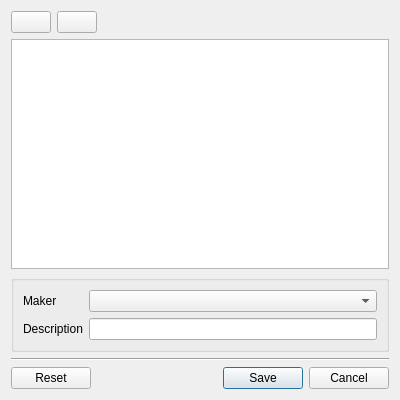
<ui version="4.0" >
 <class>ShoeModelView</class>
 <widget class="QDialog" name="ShoeModelView" >
  <property name="windowModality" >
   <enum>Qt::ApplicationModal</enum>
  </property>
  <property name="geometry" >
   <rect>
    <x>0</x>
    <y>0</y>
    <width>400</width>
    <height>400</height>
   </rect>
  </property>
  <property name="windowTitle" >
   <string>Edit "Shoe model"</string>
  </property>
  <layout class="QVBoxLayout" name="verticalLayout" >
   <item>
    <layout class="QHBoxLayout" name="horizontalLayout_2" >
     <item>
      <widget class="QPushButton" name="addPushButton" >
       <property name="icon" >
        <iconset>
         <normaloff>:table_add</normaloff>:table_add</iconset>
       </property>
      </widget>
     </item>
     <item>
      <widget class="QPushButton" name="removePushButton" >
       <property name="text" >
        <string/>
       </property>
       <property name="icon" >
        <iconset>
         <normaloff>:table_delete</normaloff>:table_delete</iconset>
       </property>
      </widget>
     </item>
     <item>
      <spacer name="horizontalSpacer" >
       <property name="orientation" >
        <enum>Qt::Horizontal</enum>
       </property>
       <property name="sizeHint" stdset="0" >
        <size>
         <width>40</width>
         <height>20</height>
        </size>
       </property>
      </spacer>
     </item>
    </layout>
   </item>
   <item>
    <widget class="QTableView" name="tableView" >
     <property name="editTriggers" >
      <set>QAbstractItemView::NoEditTriggers</set>
     </property>
     <property name="selectionMode" >
      <enum>QAbstractItemView::SingleSelection</enum>
     </property>
     <property name="selectionBehavior" >
      <enum>QAbstractItemView::SelectRows</enum>
     </property>
     <property name="cornerButtonEnabled" >
      <bool>false</bool>
     </property>
    </widget>
   </item>
   <item>
    <widget class="QGroupBox" name="groupBox" >
     <property name="title" >
      <string/>
     </property>
     <layout class="QGridLayout" name="gridLayout" >
      <item row="1" column="0" >
       <widget class="QLabel" name="descriptionLabel" >
        <property name="text" >
         <string>Description</string>
        </property>
        <property name="buddy" >
         <cstring>descriptionLineEdit</cstring>
        </property>
       </widget>
      </item>
      <item row="1" column="1" >
       <widget class="QLineEdit" name="descriptionLineEdit" />
      </item>
      <item row="0" column="0" >
       <widget class="QLabel" name="shoeMakerLabel" >
        <property name="text" >
         <string>Maker</string>
        </property>
        <property name="buddy" >
         <cstring>shoeMakerComboBox</cstring>
        </property>
       </widget>
      </item>
      <item row="0" column="1" >
       <widget class="QComboBox" name="shoeMakerComboBox" />
      </item>
     </layout>
    </widget>
   </item>
   <item>
    <widget class="Line" name="line" >
     <property name="orientation" >
      <enum>Qt::Horizontal</enum>
     </property>
    </widget>
   </item>
   <item>
    <layout class="QHBoxLayout" name="horizontalLayout" >
     <item>
      <widget class="QPushButton" name="resetPushButton" >
       <property name="text" >
        <string>Reset</string>
       </property>
       <property name="icon" >
        <iconset>
         <normaloff>:reset</normaloff>:reset</iconset>
       </property>
      </widget>
     </item>
     <item>
      <spacer name="horizontalSpacer_2" >
       <property name="orientation" >
        <enum>Qt::Horizontal</enum>
       </property>
       <property name="sizeHint" stdset="0" >
        <size>
         <width>40</width>
         <height>20</height>
        </size>
       </property>
      </spacer>
     </item>
     <item>
      <widget class="QPushButton" name="savePushButton" >
       <property name="text" >
        <string>Save</string>
       </property>
       <property name="icon" >
        <iconset>
         <normaloff>:save</normaloff>:save</iconset>
       </property>
       <property name="default" >
        <bool>true</bool>
       </property>
      </widget>
     </item>
     <item>
      <widget class="QPushButton" name="cancelPushButton" >
       <property name="text" >
        <string>Cancel</string>
       </property>
       <property name="icon" >
        <iconset>
         <normaloff>:cancel</normaloff>:cancel</iconset>
       </property>
      </widget>
     </item>
    </layout>
   </item>
  </layout>
 </widget>
 <resources>
  <include location="../../../resources/application.qrc" />
 </resources>
 <connections/>
</ui>
